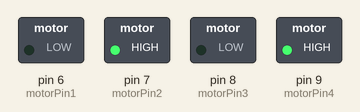
This sketch was run on a simulated Arduino Uno, built with avr-gcc and run on an emulated ATmega328P. Shown: switched loads named in the sketch (green lamp = pin HIGH).

Above: at 0.1 s.
Timing chart, 0 to 1.6 s (numbered marks = the images above):
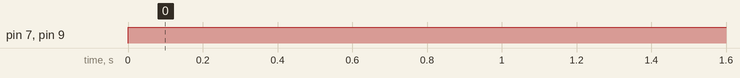

The sketch:

DC_Motor_working_code.ino
```cpp
int motorPin1 = 6;
int motorPin2 = 7;
int motorPin3 = 8;
int motorPin4 = 9;

void setup() {

  pinMode(motorPin1, OUTPUT);
  pinMode(motorPin2, OUTPUT);
  pinMode(motorPin3, OUTPUT);
  pinMode(motorPin4, OUTPUT);
}
void loop() {

  digitalWrite(motorPin1, LOW);
  digitalWrite(motorPin2, HIGH);
  digitalWrite(motorPin3, LOW);
  digitalWrite(motorPin4, HIGH);


}
```

Measured:
- by itself, pin 7 (motorPin2), pin 9 (motorPin4): LOW → HIGH at 0.00 s
